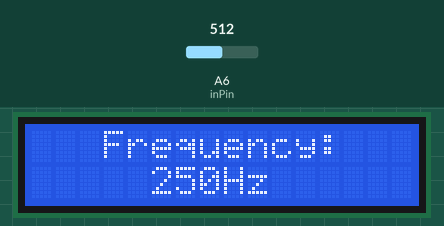
Recording of a sketch running on a simulated Arduino Nano, built with avr-gcc and run on an emulated ATmega328P. Parts: 16×2 character LCD. The test bench sets the inputs (shaded band); at power-on: A6 (inPin) = 512.

Above: at 1.2 s.
1.3 s: A6 (inPin) set to 716
At 2.3 s:
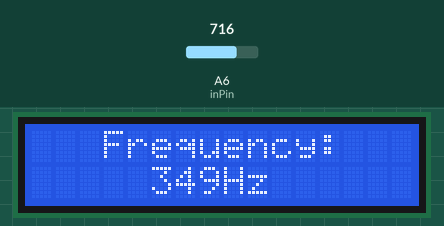
2.8 s: A6 (inPin) set to 900
At 3.5 s:
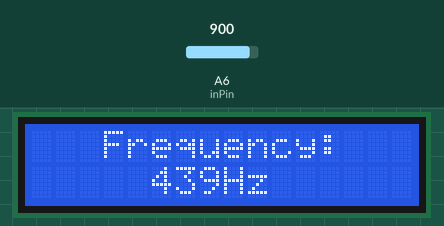
4.3 s: A6 (inPin) set to 1023
At 4.6 s:
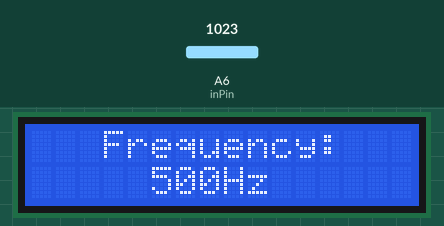
Timing chart, 0 to 7.3 s (numbered marks = the images above; inputs shaded):
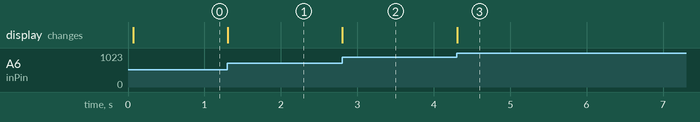

Measured:
- after the input at 1.3 s, the display: first changes at once (image 1 shows a later state)
- after the input at 2.8 s, the display: first changes at once (image 2 shows a later state)
- after the input at 4.3 s, the display: first changes at once (image 3 shows a later state)

The sketch:

LCDDisplay.ino
```cpp
#include <LiquidCrystal.h>

#define rs  3
#define en  4
#define d4  5
#define d5  6
#define d6  7
#define d7  8

#define inPin A6

int     freq = 0;
int     freqChange = 0;
int     readVal;

LiquidCrystal lcd(rs, en, d4, d5, d6, d7);

void setup()
{
  pinMode(inPin, INPUT);
  lcd.begin(16, 2)  ;
}

void loop()
{
  lcd.setCursor(3, 0);
  lcd.print("Frequency:");
  readVal = analogRead(inPin);
  freq = (500./1023.) * (readVal);
  if (freqChange != freq)
  {
    freqChange = freq;
    lcd.clear();
    if (freq < 10)
    {
      lcd.setCursor(7, 1);
      lcd.print(freq);
      lcd.setCursor(8, 1);
      lcd.print("Hz");

    }
    else if (freq > 9 && freq < 100)
    {
      lcd.setCursor(6, 1);
      lcd.print(freq);
      lcd.setCursor(8, 1);
      lcd.print("Hz");
    }
    else
    {
      lcd.setCursor(5, 1);
      lcd.print(freq);
      lcd.setCursor(8, 1);
      lcd.print("Hz");
    }
  }
}
```
